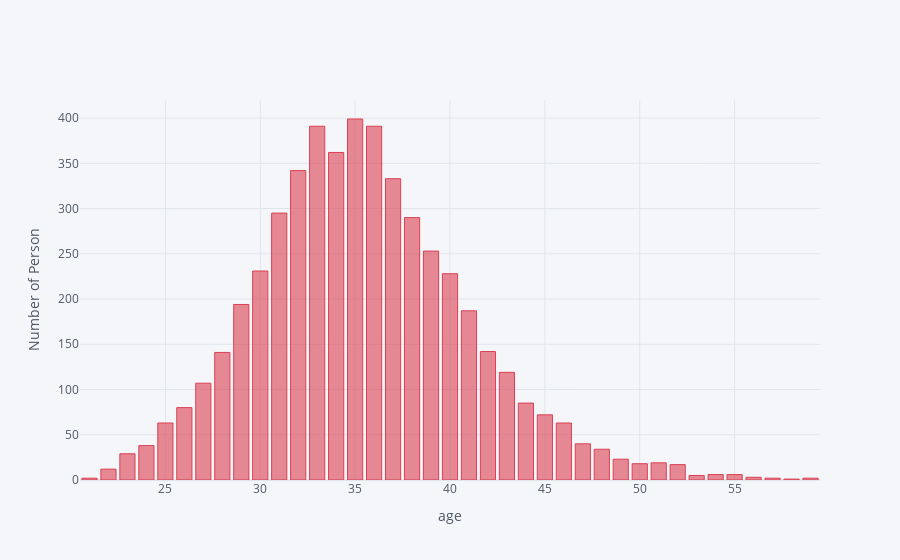

Notebook code cell kept with this figure:
### Code cell
#married
(dms1['age']).value_counts().iplot(kind='bar',xTitle='age', yTitle='Number of Person',color='red')
print(dms1.shape)

### Figure 1 — Plotly figure (JSON) as saved in the notebook; plotly's stock layout.template omitted (floating-point values rounded to 4 significant figures)
{"data": [{"marker": {"color": "rgba(219, 64, 82, 0.6)", "line": {"color": "rgba(219, 64, 82, 1.0)", "width": 1}}, "name": "age", "orientation": "v", "text": "", "type": "bar", "x": [35, 33, 36, 34, 32, 37, 31, 38, 39, 30, 40, 29, 41, 42, 28, 43, 27, 44, 26, 45, 46, 25, 47, 24, 48, 23, 49, 51, 50, 52, 22, 55, 54, 53, 56, 59, 57, 21, 58], "y": [399, 391, 391, 362, 342, 333, 295, 290, 253, 231, 228, 194, 187, 142, 141, 119, 107, 85, 80, 72, 63, 63, 40, 38, 34, 29, 23, 19, 18, 17, 12, 6, 6, 5, 3, 2, 2, 2, 1]}], "layout": {"legend": {"bgcolor": "#F5F6F9", "font": {"color": "#4D5663"}}, "paper_bgcolor": "#F5F6F9", "plot_bgcolor": "#F5F6F9", "title": {"font": {"color": "#4D5663"}}, "xaxis": {"gridcolor": "#E1E5ED", "showgrid": true, "tickfont": {"color": "#4D5663"}, "title": {"font": {"color": "#4D5663"}, "text": "age"}, "zerolinecolor": "#E1E5ED"}, "yaxis": {"gridcolor": "#E1E5ED", "showgrid": true, "tickfont": {"color": "#4D5663"}, "title": {"font": {"color": "#4D5663"}, "text": "Number of Person"}, "zerolinecolor": "#E1E5ED"}}}
